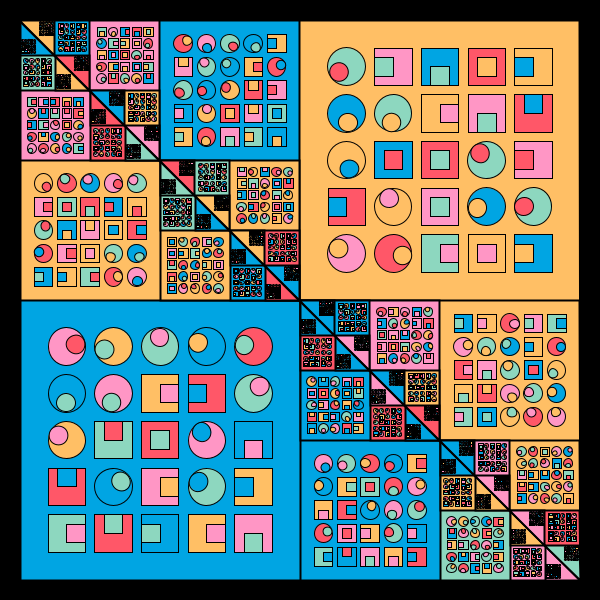
Frame 1 (no input)
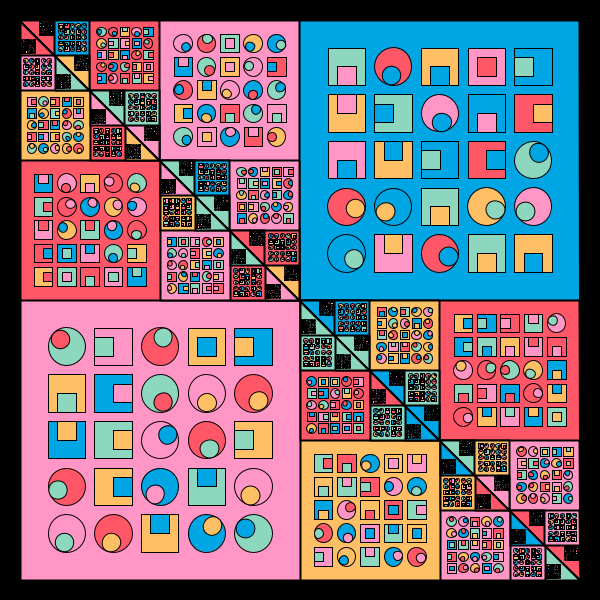
Frame 2 (the mouse pressed at the canvas centre, redrawn once)

The Processing sketch that drew these frames (run headless with seeded random() and noise(); the mouse was pressed at the canvas centre and the sketch redrawn once):

// Processing sketch: Fun06_Self_Similar_Figures_Latin_Square
// ── Fun06_Self_Similar_Figures_Latin_Square.pde
// By Risou
// https://risoume.github.io/

color[] colors = {#00A5E3, #8DD7BF, #FF96C5, #FF5768, #FFBF65};

int[][] M = new int[5][5];
int[] A = new int[5]; // temporary for swap
int[][] X; // Rule  for permutations

int n, t, prev, curr;
float s;
float mult = 0.8;

float b, h;
int pad = 20;

void setup() {
  size(600, 600);
  rectMode(RADIUS);
  noLoop();
  init();
}

void init() {
  b = width-2*pad;
  h = b;
  
  n = 5;
  t = int(random(3, 7)); // Number of alternating permutation
  X = new int[t][2];
  for (int i= 0; i < t; i++) {
    X[i][0] = int(random(0, 5));
    do {
      X[i][1] = int(random(0, 5));
    } while (X[i][1] == X[i][0]);
  }
  for (int i = 0; i < 5; i++) {
    for (int j = 0; j < 5; j++) {
      M[i][j] = (i+j)%5;
    }
  }
}

void draw() {
  background(0);
  pushMatrix();
  translate(pad, pad);
  triangles(0, 0, b, h);
  translate(b, h);
  rotate(-PI);
  triangles(0, 0, b, h);
  popMatrix();
}

void triangles(float x, float y, float b, float h) {
  strokeWeight(2);
  fill(colors[int(random(colors.length))]);
  triangle(x, y, x, y+h, x+b, y+h);
  s = b/(2*(n+1));
  permute();
  for (int i = 0; i < n; i++) {
    for (int j = 0; j < n; j++) {
      if (random(1) < 0.5) {
        circles(x+(j+1)*s, y+h/2+(i+1)*s, s*mult, M[i][j]);
      } else {
        rects(x+(j+1)*s, y+h/2+(i+1)*s, s*mult/2, M[i][j]);
      }
    }
  }
  if (b < 50) return;
  triangles(x, y, b/2, h/2);
  triangles(x+b/2, y+h/2, b/2, h/2);
}

void mouseReleased() {
  init();
  redraw();
}

// ── Procedure.pde

void circles(float x, float y, float size, int prev) {
  pushMatrix();
  translate(x, y);
  fill(colors[prev]);
  strokeWeight(1);
  ellipse(0, 0, size, size);
  
  float angle = random(-PI, PI); 
  rotate(angle);
  curr = int(random(colors.length));
  while (curr == prev) {
    curr = int(random(colors.length));
  }
  fill(colors[curr]);
  ellipse(size/4, 0, size/2, size/2);
  popMatrix();
}

void rects(float x, float y, float size, int prev) {
  pushMatrix();
  translate(x, y);
  fill(colors[prev]);
  strokeWeight(1);
  rect(0, 0, size, size);
  float[][] coor = {{0, 0}, {size/2, 0}, {0, size/2}, {-size/2, 0}, {0, -size/2}};
  
  int q = int(random(coor.length));
  translate(coor[q][0], coor[q][1]);
  curr = int(random(colors.length));
  while (curr == prev) {
    curr = int(random(colors.length));
  }
  fill(colors[curr]);
  rect(0, 0, size/2, size/2);
  popMatrix();
}

void permute() {
  int a, b;
  int sign = 1;
  for (int i = 0; i < t; i++) {
    a = X[i][0];
    b = X[i][1];
    if (sign == 1) { // permute column a and b
      for (int j = 0; j < 5; j++) {
        A[j] = M[a][j];
        M[a][j] = M[b][j];
        M[b][j] = A[j];
      }
    } else { // permute row a and b
      for (int j = 0; j < 5; j++) {
        A[j] = M[j][a];
        M[j][a] = M[j][b];
        M[j][b] = A[j];
      }
    }
    sign *= -1;
  }
}
